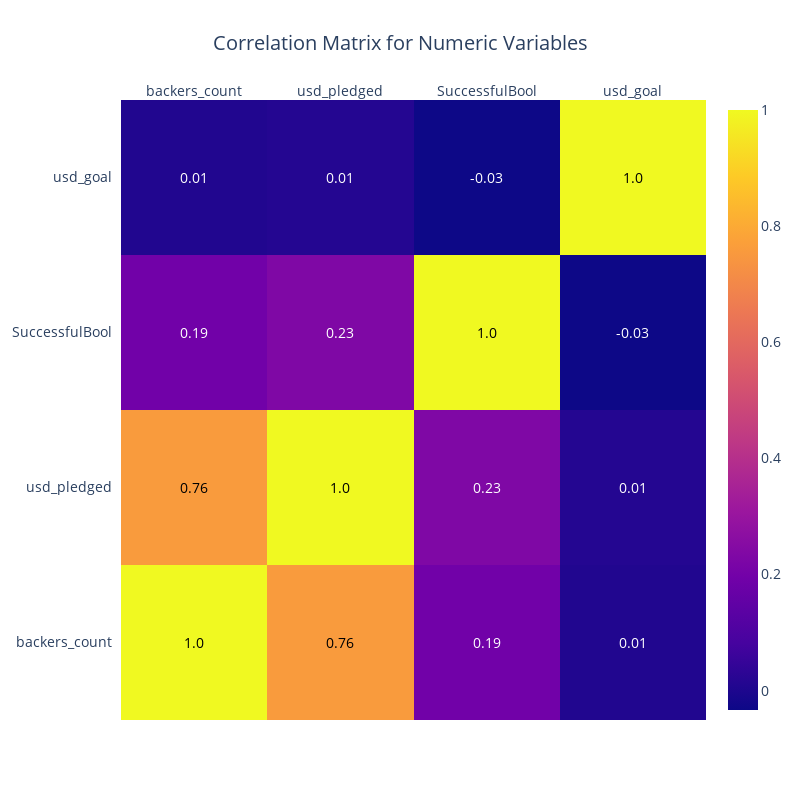

The cell this chart's notebook holds for it:
### Markdown cell above
### Correlation Matrix

### Code cell
corr = h1_h2_df.corr()
fig = ff.create_annotated_heatmap(
    z=corr.values,
    x=list(corr.columns),
    y=list(corr.index),
    annotation_text=corr.round(2).values,
    showscale=True,
)
fig.update_layout(
    title="Correlation Matrix for Numeric Variables",
    title_font_size=20,
    title_x=0.5,
    width=800,
    height=800,
    font=dict(size=14),
)
fig.show()

### Figure 1 — Plotly figure (JSON) as saved in the notebook; plotly's stock layout.template omitted (floating-point values rounded to 4 significant figures)
{"data": [{"colorscale": [[0, "#0d0887"], [0.1111, "#46039f"], [0.2222, "#7201a8"], [0.3333, "#9c179e"], [0.4444, "#bd3786"], [0.5556, "#d8576b"], [0.6667, "#ed7953"], [0.7778, "#fb9f3a"], [0.8889, "#fdca26"], [1, "#f0f921"]], "reversescale": false, "showscale": true, "type": "heatmap", "x": ["backers_count", "usd_pledged", "SuccessfulBool", "usd_goal"], "y": ["backers_count", "usd_pledged", "SuccessfulBool", "usd_goal"], "z": [[1, 0.758, 0.1941, 0.006205], [0.758, 1, 0.2322, 0.01349], [0.1941, 0.2322, 1, -0.03329], [0.006205, 0.01349, -0.03329, 1]]}], "layout": {"annotations": [{"font": {"color": "#000000"}, "showarrow": false, "text": "1.0", "x": "backers_count", "xref": "x", "y": "backers_count", "yref": "y"}, {"font": {"color": "#000000"}, "showarrow": false, "text": "0.76", "x": "usd_pledged", "xref": "x", "y": "backers_count", "yref": "y"}, {"font": {"color": "#FFFFFF"}, "showarrow": false, "text": "0.19", "x": "SuccessfulBool", "xref": "x", "y": "backers_count", "yref": "y"}, {"font": {"color": "#FFFFFF"}, "showarrow": false, "text": "0.01", "x": "usd_goal", "xref": "x", "y": "backers_count", "yref": "y"}, {"font": {"color": "#000000"}, "showarrow": false, "text": "0.76", "x": "backers_count", "xref": "x", "y": "usd_pledged", "yref": "y"}, {"font": {"color": "#000000"}, "showarrow": false, "text": "1.0", "x": "usd_pledged", "xref": "x", "y": "usd_pledged", "yref": "y"}, {"font": {"color": "#FFFFFF"}, "showarrow": false, "text": "0.23", "x": "SuccessfulBool", "xref": "x", "y": "usd_pledged", "yref": "y"}, {"font": {"color": "#FFFFFF"}, "showarrow": false, "text": "0.01", "x": "usd_goal", "xref": "x", "y": "usd_pledged", "yref": "y"}, {"font": {"color": "#FFFFFF"}, "showarrow": false, "text": "0.19", "x": "backers_count", "xref": "x", "y": "SuccessfulBool", "yref": "y"}, {"font": {"color": "#FFFFFF"}, "showarrow": false, "text": "0.23", "x": "usd_pledged", "xref": "x", "y": "SuccessfulBool", "yref": "y"}, {"font": {"color": "#000000"}, "showarrow": false, "text": "1.0", "x": "SuccessfulBool", "xref": "x", "y": "SuccessfulBool", "yref": "y"}, {"font": {"color": "#FFFFFF"}, "showarrow": false, "text": "-0.03", "x": "usd_goal", "xref": "x", "y": "SuccessfulBool", "yref": "y"}, {"font": {"color": "#FFFFFF"}, "showarrow": false, "text": "0.01", "x": "backers_count", "xref": "x", "y": "usd_goal", "yref": "y"}, {"font": {"color": "#FFFFFF"}, "showarrow": false, "text": "0.01", "x": "usd_pledged", "xref": "x", "y": "usd_goal", "yref": "y"}, {"font": {"color": "#FFFFFF"}, "showarrow": false, "text": "-0.03", "x": "SuccessfulBool", "xref": "x", "y": "usd_goal", "yref": "y"}, {"font": {"color": "#000000"}, "showarrow": false, "text": "1.0", "x": "usd_goal", "xref": "x", "y": "usd_goal", "yref": "y"}], "font": {"size": 14}, "height": 800, "title": {"font": {"size": 20}, "text": "Correlation Matrix for Numeric Variables", "x": 0.5}, "width": 800, "xaxis": {"dtick": 1, "gridcolor": "rgb(0, 0, 0)", "side": "top", "ticks": ""}, "yaxis": {"dtick": 1, "ticks": "", "ticksuffix": "  "}}}
